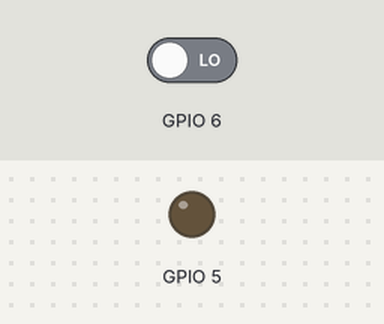
A program run on a simulated Raspberry Pi (BCM pin numbers). On the bench: output pins drawn as LEDs (lit = HIGH). The test bench sets the inputs (shaded band); at power-on: GPIO 6 LOW.

Above: at 1.2 s.
1.3 s: GPIO 6 driven HIGH
At 1.9 s:
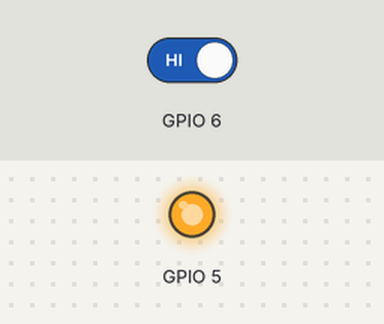
2.8 s: GPIO 6 driven LOW
At 4.2 s:
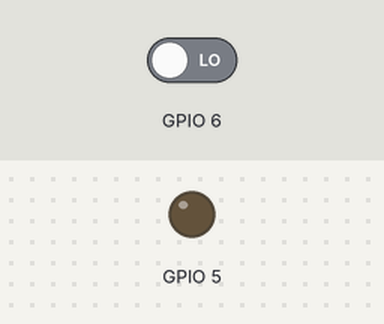
Timing chart, 0 to 5.8 s (numbered marks = the images above; inputs shaded):
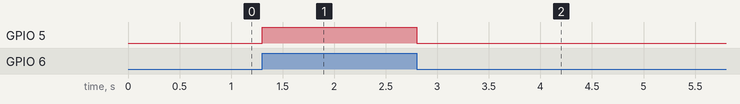

The program:

3_contorl_led.py
```python
import gpiod

led_pin = 5
button_pin = 6

chip = gpiod.Chip('gpiochip4')

led_line = chip.get_line(led_pin)
button_line = chip.get_line(button_pin)

led_line.request(consumer="LED", type=gpiod.LINE_REQ_DIR_OUT)
button_line.request(consumer="Button", type=gpiod.LINE_REQ_DIR_IN)

try:
    while True:
        if button_line.get_value() == 1:
            led_line.set_value(1)
        else:
            led_line.set_value(0)
finally:
    led_line.release()
    button_line.release()
```

Measured:
- after the input at 1.3 s, GPIO 5: LOW → HIGH at once
- after the input at 2.8 s, GPIO 5: HIGH → LOW at once
